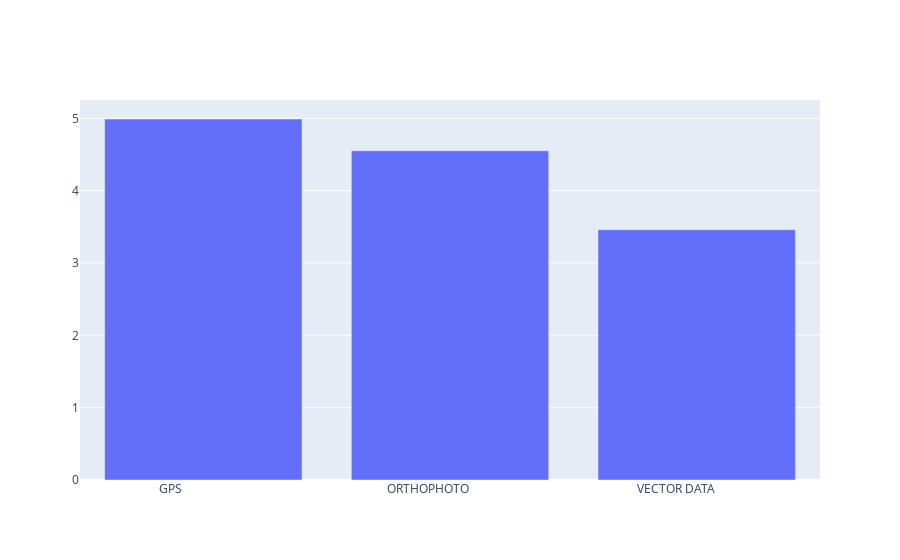

Notebook code cell kept with this figure:
### Code cell
fig = go.Figure()
fig.add_trace(go.Bar(x=df_accuracy['acqtech'], y=df_accuracy['avg_acc']))

### Figure 1 — Plotly figure (JSON) as saved in the notebook; plotly's stock layout.template omitted (floating-point values rounded to 4 significant figures)
{"data": [{"type": "bar", "x": ["GPS                      ", "ORTHOPHOTO               ", "VECTOR DATA              "], "y": [4.991, 4.552, 3.461]}], "layout": {"autosize": true, "xaxis": {"autorange": true, "range": [-0.5, 2.5], "type": "category"}, "yaxis": {"autorange": true, "range": [0, 5.253], "type": "linear"}}}
